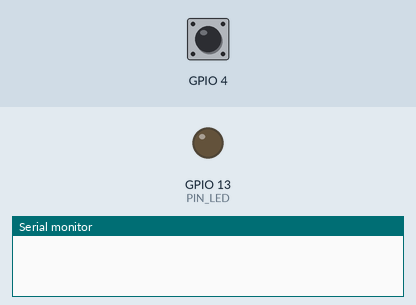
This program was run on a simulated ESP32. On the bench: output pins drawn as LEDs (lit = HIGH), the last lines printed to the serial monitor. Inputs (shaded band) come from the test bench; at power-on: GPIO 4 HIGH.

Above: at 1.2 s.
1.3 s: GPIO 4 pulled LOW for 0.15 s
At 2.5 s:
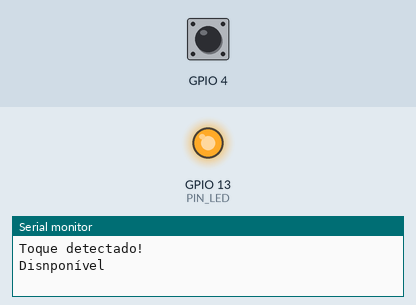
2.9 s: GPIO 4 pulled LOW for 1 s
At 3.8 s:
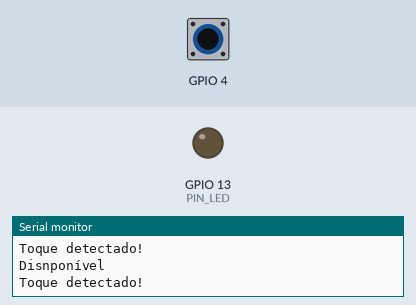
5.4 s: GPIO 4 pulled LOW for 3.2 s
At 5.7 s:
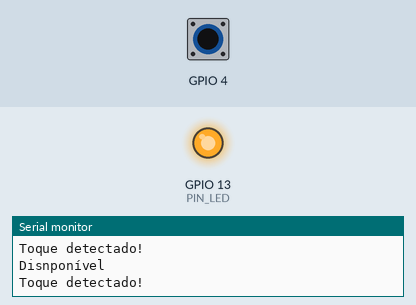
Timing chart, 0 to 8.4 s (numbered marks = the images above; inputs shaded):
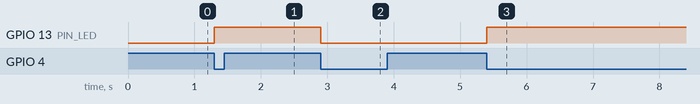

The program:

main.cpp
```cpp
#include <Arduino.h>

// Defines
#define PIN_LED 13
#define TOUCH_VALUE 14    // valor do sensor para quando ha toque
#define NOTOUCH_VALUE 25  // valor do sensor para quando não ha toque

// Variáveis globais
/*Flag de processamento
* GRANDE IMPORTÂNCIA PARA SISTEMAS COMO ESSE
* -> Evita que o mesmo processo seja feito várias vezes sem necessidade
* -> Se ela não existisse, o micro trocaria a todo momento o estado do Led enquanto tivesse toque
* -> E caso não houvesse toque, o segundo escopo do loop seria realizado a todo momento sem necessidade
*Logo, com ela ha o resultado esperado e uma grande economia de processamento
*/
int processed = 0;

// Funções
void reverseGPIO(int pin);

void setup() {
  // Seta pino do led como saía do sistema
  pinMode(13, OUTPUT);

  // Iniciação de comunicação UART (serial)
  Serial.begin(115200);
}

/* Nesse programa consideraremos o detector de toque T0 (referente ao pino GPIO4)*/
void loop() {

  if(touchRead(T0) < TOUCH_VALUE){
    if(!processed){

      // Avisa detecção do toque no sensor
      Serial.printf("Toque detectado!\n");

      // Inverte estado do LED
      reverseGPIO(PIN_LED);

      // Avisa que o toque foi processado
      processed = 1;
    }
  }

  if(touchRead(T0) > NOTOUCH_VALUE){
    if(processed){

      // Avisa que o sensor de toque está disponível
      Serial.printf("Disnponível\n");

      // Avisa que o novo toque ainda não foi processado
      processed = 0;
    }
  }
}

// Função de inverter o estado do pino passado por parâmetro
void reverseGPIO(int pin){
  digitalWrite(pin, !digitalRead(pin));
}
```

Measured:
- after the input at 1.3 s, GPIO 13 (PIN_LED): LOW → HIGH at once
- after the input at 2.9 s, GPIO 13 (PIN_LED): HIGH → LOW at once
- after the input at 5.4 s, GPIO 13 (PIN_LED): LOW → HIGH at once
